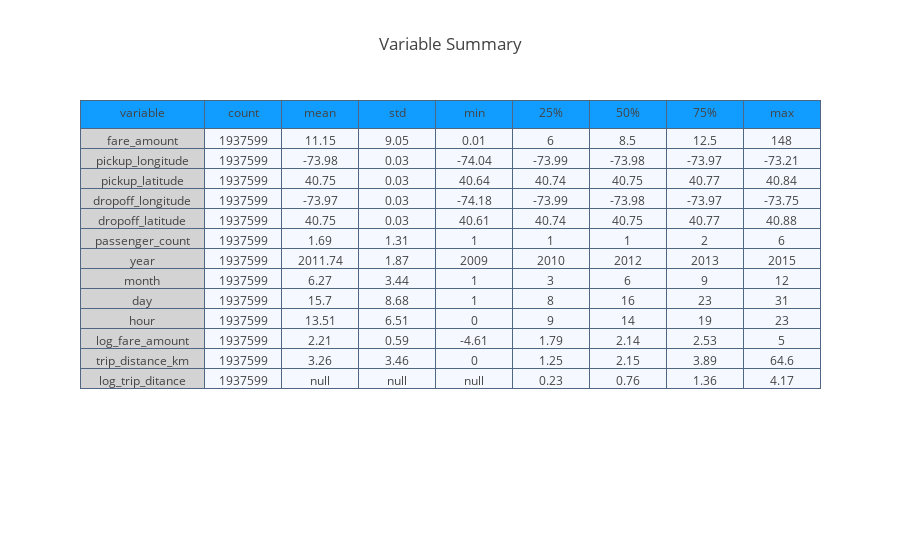

Notebook code for this chart:
### Code cell
summary = nyc_data.describe().transpose().reset_index().rename(columns = {"index" : 
                                                                          "variable"})
summary  = np.around(summary,2)

var_lst = [summary["variable"],summary["count"],summary['mean'],summary['std'],
           summary["min"],summary["25%"],summary["50%"],summary["75%"],summary["max"]]

table = go.Table(header = dict(values = summary.columns.tolist(),
                               line = dict(color = ['#506784']),
                               fill = dict(color = ['#119DFF']),
                              ),
                 cells  = dict(values = var_lst,
                               line = dict(color = ['#506784']),
                               fill = dict(color = ["lightgrey",'#F5F8FF']),
                              ),
                 columnwidth = [130,80,80,80,80,80,80,80,80])
                
layout = go.Layout(dict(title = "Variable Summary"))
figure = go.Figure(data=[table],layout=layout)
py.iplot(figure)

### Figure 1 — Plotly figure (JSON) as saved in the notebook; plotly's stock layout.template omitted (floating-point values rounded to 4 significant figures)
{"data": [{"cells": {"fill": {"color": ["lightgrey", "#F5F8FF"]}, "line": {"color": ["#506784"]}, "values": [["fare_amount", "pickup_longitude", "pickup_latitude", "dropoff_longitude", "dropoff_latitude", "passenger_count", "year", "month", "day", "hour", "log_fare_amount", "trip_distance_km", "log_trip_ditance"], [1937599, 1937599, 1937599, 1937599, 1937599, 1937599, 1937599, 1937599, 1937599, 1937599, 1937599, 1937599, 1937599], [11.15, -73.98, 40.75, -73.97, 40.75, 1.69, 2012.0, 6.27, 15.7, 13.51, 2.21, 3.26, null], [9.05, 0.03, 0.03, 0.03, 0.03, 1.31, 1.87, 3.44, 8.68, 6.51, 0.59, 3.46, null], [0.01, -74.04, 40.64, -74.18, 40.61, 1, 2009, 1, 1, 0, -4.61, 0, null], [6, -73.99, 40.74, -73.99, 40.74, 1, 2010, 3, 8, 9, 1.79, 1.25, 0.23], [8.5, -73.98, 40.75, -73.98, 40.75, 1, 2012, 6, 16, 14, 2.14, 2.15, 0.76], [12.5, -73.97, 40.77, -73.97, 40.77, 2, 2013, 9, 23, 19, 2.53, 3.89, 1.36], [148, -73.21, 40.84, -73.75, 40.88, 6, 2015, 12, 31, 23, 5, 64.6, 4.17]]}, "columnwidth": [130, 80, 80, 80, 80, 80, 80, 80, 80], "header": {"fill": {"color": ["#119DFF"]}, "line": {"color": ["#506784"]}, "values": ["variable", "count", "mean", "std", "min", "25%", "50%", "75%", "max"]}, "type": "table", "uid": "23136288-bf0f-441e-8ae8-7b6342f0dbc2"}], "layout": {"title": "Variable Summary"}}
